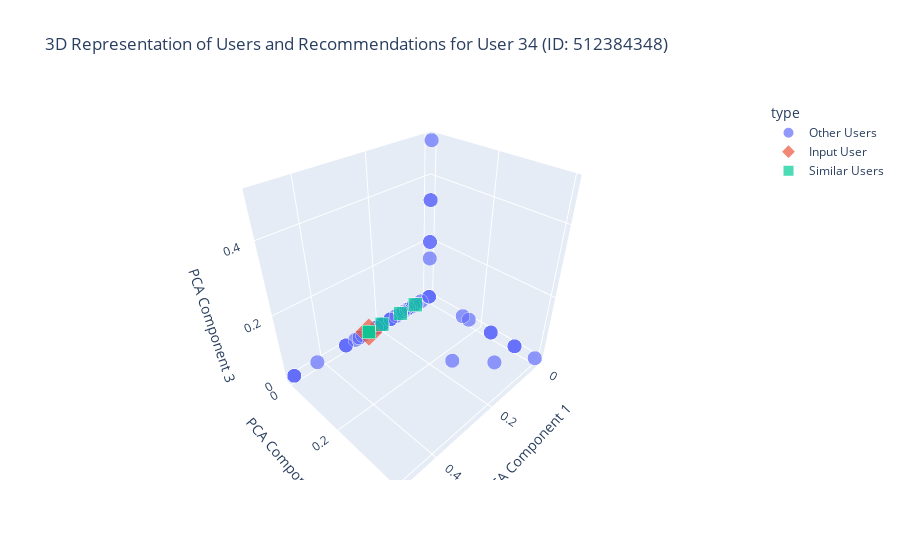

Notebook cell for this chart:
### Code cell
# Test with 3D visualization
# Get similar users for visualization
real_user_id = user_mapping_df.iloc[test_user_index]['user_id']
similar_user_list, distance_list = get_similar_users(test_user_index, real_user_id, n_similar_users)

# Calculate weights
weightage_list = distance_list / np.sum(distance_list)

# Get category preferences and calculate weighted preferences
cat_prefs_sim_users = user_to_product_df.values[similar_user_list]
categories_list = user_to_product_df.columns
expanded_weightage_list = weightage_list[:, np.newaxis] + np.zeros(len(categories_list))
new_rating_matrix = expanded_weightage_list * cat_prefs_sim_users
mean_rating_list = new_rating_matrix.sum(axis=0)

# Visualize the recommendations
visualize_category_recommendations_3d(test_user_index, similar_user_list, weightage_list, categories_list, mean_rating_list)

### Figure 1 — Plotly figure (JSON) as saved in the notebook; plotly's stock layout.template omitted (floating-point values rounded to 4 significant figures; data arrays with more than 128 entries replaced by an {"elided": "..."} marker saying what was removed)
{"data": [{"customdata": {"elided": "3585x1 str values"}, "hovertemplate": "type=Other Users<br>PCA Component 1=%{x}<br>PCA Component 2=%{y}<br>PCA Component 3=%{z}<br>size=%{marker.size}<br>user_id=%{customdata[0]}<extra></extra>", "legendgroup": "Other Users", "marker": {"color": "#636efa", "size": {"elided": "3585 int values"}, "sizemode": "area", "sizeref": 0.025, "symbol": "circle"}, "mode": "markers", "name": "Other Users", "scene": "scene", "showlegend": true, "type": "scatter3d", "x": {"elided": "3585 float values"}, "y": {"elided": "3585 float values"}, "z": {"elided": "3585 float values"}}, {"customdata": [["512384348"]], "hovertemplate": "type=Input User<br>PCA Component 1=%{x}<br>PCA Component 2=%{y}<br>PCA Component 3=%{z}<br>size=%{marker.size}<br>user_id=%{customdata[0]}<extra></extra>", "legendgroup": "Input User", "marker": {"color": "#EF553B", "size": [10], "sizemode": "area", "sizeref": 0.025, "symbol": "diamond"}, "mode": "markers", "name": "Input User", "scene": "scene", "showlegend": true, "type": "scatter3d", "x": [0.2433], "y": [-0.003105], "z": [-1.69e-05]}, {"customdata": [["512682014"], ["536328930"], ["543624132"], ["555465207"], ["555465285"]], "hovertemplate": "type=Similar Users<br>PCA Component 1=%{x}<br>PCA Component 2=%{y}<br>PCA Component 3=%{z}<br>size=%{marker.size}<br>user_id=%{customdata[0]}<extra></extra>", "legendgroup": "Similar Users", "marker": {"color": "#00cc96", "size": [5, 5, 5, 5, 5], "sizemode": "area", "sizeref": 0.025, "symbol": "square"}, "mode": "markers", "name": "Similar Users", "scene": "scene", "showlegend": true, "type": "scatter3d", "x": [0.05582, 0.2433, 0.1183, 0.1933, 0.2433], "y": [-0.001361, -0.003105, -0.001942, -0.00264, -0.003105], "z": [-0.0003689, -1.69e-05, -0.0002516, -0.0001108, -1.69e-05]}], "layout": {"legend": {"itemsizing": "constant", "title": {"text": "type"}, "tracegroupgap": 0}, "scene": {"domain": {"x": [0, 1], "y": [0, 1]}, "xaxis": {"title": {"text": "PCA Component 1"}}, "yaxis": {"title": {"text": "PCA Component 2"}}, "zaxis": {"title": {"text": "PCA Component 3"}}}, "title": {"text": "3D Representation of Users and Recommendations for User 34 (ID: 512384348)"}}}
